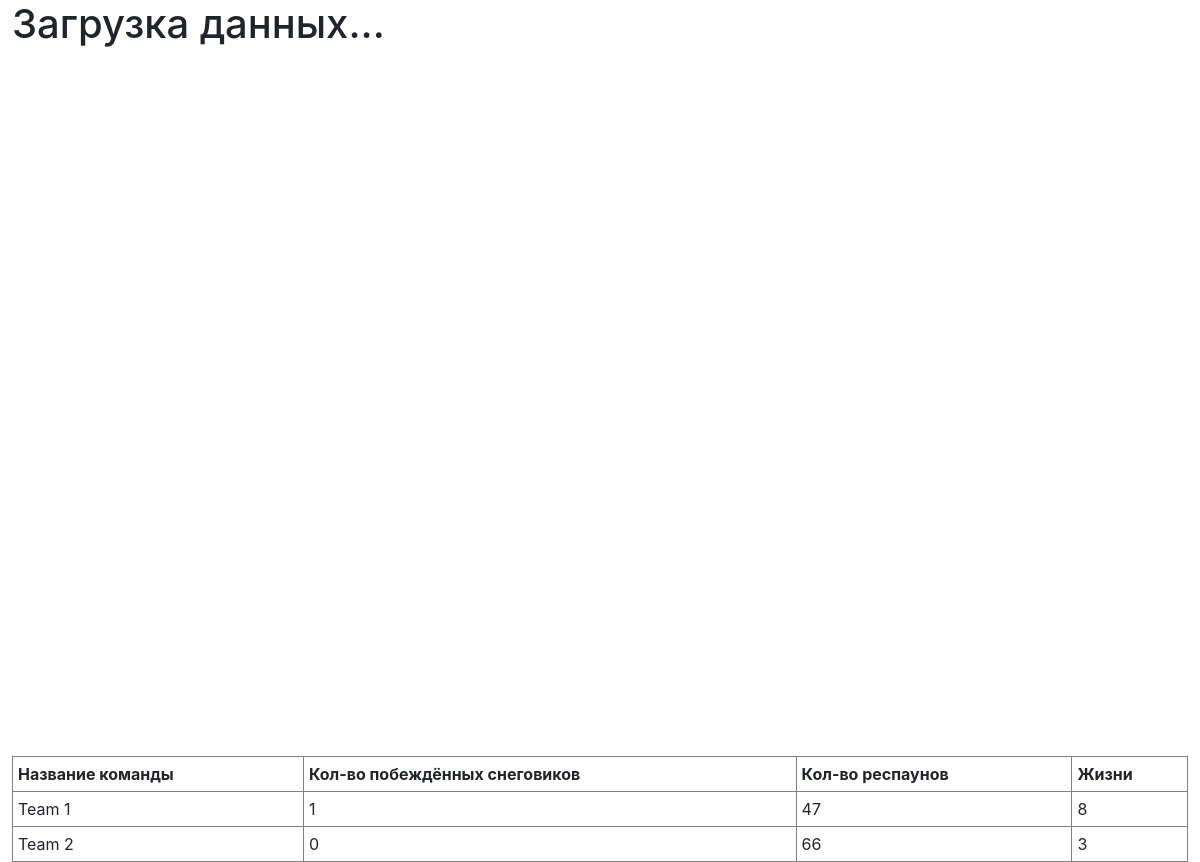
The page / on the database its author committed.
### quest_api/models.py (models this page shows, shortened)
class Team(models.Model):
    name = models.CharField(max_length=512)
    uid = models.CharField(max_length=120)
    latitude = models.DecimalField(max_digits=9, decimal_places=6)
    longitude = models.DecimalField(max_digits=9, decimal_places=6)
    url_image = models.CharField(max_length=1024)
    standard_of_living = models.IntegerField(default=3)
    count_take_respawn = models.IntegerField(default=0)
    count_jacket = models.IntegerField(default=0)
    count_flamethrower = models.IntegerField(default=0)
    time_contact_marker = models.DateTimeField(default=timezone.now)

### status/views.py (the view)
def index(request):
    markers = Marker.objects.all()
    teams = Team.objects.all()
    return render(request, 'status/index.html', {
        'teams': teams,
        'markers': markers,
        'centerMap': '[54.333064, 48.385672]'
    })

### status/templates/status/index.html (shortened to what this page needs)
<!DOCTYPE html>
<html lang="en">
<head>
    <link rel="stylesheet" href="https://stackpath.bootstrapcdn.com/bootstrap/4.1.3/css/bootstrap.min.css"
>
</head>
<body>
<div id="container">
    <h1 id="status">Загрузка данных...</h1>
    <div id="map" style="width: 100%; height: 700px"></div>
    <table border="1" width="100%" cellpadding="5" id="turnerTable">
        <tr>
            <th>Название команды</th>
            <th>Кол-во побеждённых снеговиков</th>
            <th>Кол-во респаунов</th>
            <th>Жизни</th>
        </tr>
        {% for team in teams %}
            <tr>
                <td>{{ team.name }}</td>
                <td>{{ team.taken_markers.count }}</td>
                <td>{{ team.count_take_respawn }}</td>
                <td>{{ team.standard_of_living }}</td>
            </tr>
        {% endfor %}
    </table>
</div>
</body>
</html>

### status/templates/status/index.html (style rules this page uses)
body { margin-right: 1%; margin-left: 1%; }

### rows shown on the page
Team: name "Team 1", taken_markers.count "1", count_take_respawn "47", standard_of_living "8"
Team: name "Team 2", taken_markers.count "0", count_take_respawn "66", standard_of_living "3"
